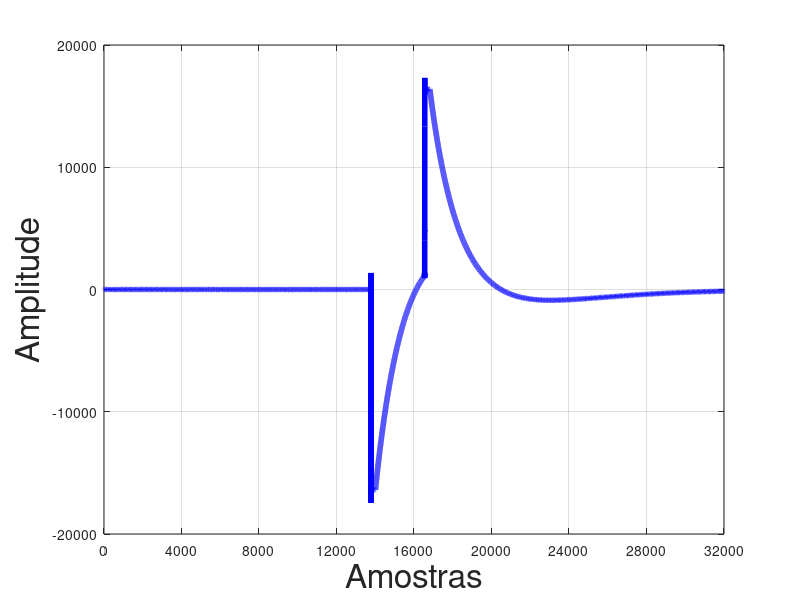

This figure's MATLAB source: (Note: this script raises an error after producing the figure.)
hold off;
clear all;
close all;

load pasamps.txt;
pasamps = pasamps(29000:60999);

ax = gca;
plot(pasamps, 'b-', 'linewidth', 4);
set(gca, 'XTick', 0:4000:32000);
xl = xlabel('Amostras','fontsize', 24);
yl = ylabel('Amplitude','fontsize', 24);
grid;
xlim([0 32000]);

ax.XAxis.Exponent=0;
ax.YAxis.Exponent=3;

ax2 = axes('Position', get(gca,'Position'), 'Color','none', 'YColor','none');
set(ax2, 'XAxisLocation', 'top', 'YAxisLocation', 'right');
set(ax2, 'XLim', get(gca, 'XLim'), 'YLim', get(gca,'YLim'));
set(ax2, 'XTick', linspace(0,1,9));
set(ax2, 'XTickLabel', {'','','1s','','2s','','3s','','4s'});

ax.XAxis.FontSize  = 22;
ax2.XAxis.FontSize = 26;
ax.YAxis.FontSize  = 24;

xl.FontSize = 36;
yl.FontSize = 40;
set(gcf, 'Position', get(0,'Screensize')); % Maximize figure.
